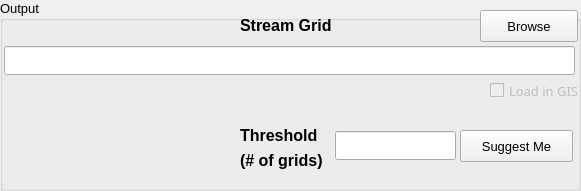
  <widget class="QGroupBox" name="groupBoxInput_2">
   <property name="geometry">
    <rect>
     <x>15</x>
     <y>105</y>
     <width>581</width>
     <height>191</height>
    </rect>
   </property>
   <property name="font">
    <font>
     <family>Arial</family>
     <pointsize>10</pointsize>
    </font>
   </property>
   <property name="title">
    <string>Output</string>
   </property>
   <widget class="QLabel" name="textLabel1_2">
    <property name="geometry">
     <rect>
      <x>240</x>
      <y>10</y>
      <width>101</width>
      <height>31</height>
     </rect>
    </property>
    <property name="font">
     <font>
      <family>Arial</family>
      <pointsize>12</pointsize>
      <weight>75</weight>
      <bold>true</bold>
     </font>
    </property>
    <property name="text">
     <string>Stream Grid</string>
    </property>
   </widget>
   <widget class="QLabel" name="textLabel1_2_2_2">
    <property name="geometry">
     <rect>
      <x>240</x>
      <y>150</y>
      <width>91</width>
      <height>20</height>
     </rect>
    </property>
    <property name="font">
     <font>
      <family>Arial</family>
      <pointsize>12</pointsize>
      <weight>75</weight>
      <italic>false</italic>
      <bold>true</bold>
      <underline>false</underline>
      <strikeout>false</strikeout>
     </font>
    </property>
    <property name="text">
     <string>(# of grids)</string>
    </property>
   </widget>
   <widget class="QLabel" name="textLabel1_2_2">
    <property name="geometry">
     <rect>
      <x>240</x>
      <y>120</y>
      <width>90</width>
      <height>31</height>
     </rect>
    </property>
    <property name="font">
     <font>
      <pointsize>12</pointsize>
      <weight>75</weight>
      <bold>true</bold>
     </font>
    </property>
    <property name="text">
     <string>Threshold</string>
    </property>
   </widget>
   <widget class="QPushButton" name="pushButtonSuggestMe">
    <property name="geometry">
     <rect>
      <x>460</x>
      <y>130</y>
      <width>113</width>
      <height>32</height>
     </rect>
    </property>
    <property name="text">
     <string>Suggest Me</string>
    </property>
   </widget>
   <widget class="QLineEdit" name="lineEditThreshold">
    <property name="geometry">
     <rect>
      <x>335</x>
      <y>131</y>
      <width>121</width>
      <height>29</height>
     </rect>
    </property>
    <property name="font">
     <font>
      <pointsize>14</pointsize>
      <weight>75</weight>
      <bold>true</bold>
     </font>
    </property>
    <property name="alignment">
     <set>Qt::AlignRight|Qt::AlignTrailing|Qt::AlignVCenter</set>
    </property>
   </widget>
   <widget class="QPushButton" name="pushButtonStreamGrids">
    <property name="geometry">
     <rect>
      <x>480</x>
      <y>10</y>
      <width>98</width>
      <height>32</height>
     </rect>
    </property>
    <property name="text">
     <string>Browse</string>
    </property>
    <property name="autoDefault">
     <bool>false</bool>
    </property>
   </widget>
   <widget class="QLineEdit" name="lineEditStreamGrids">
    <property name="geometry">
     <rect>
      <x>4</x>
      <y>46</y>
      <width>571</width>
      <height>29</height>
     </rect>
    </property>
    <property name="font">
     <font>
      <pointsize>14</pointsize>
      <weight>75</weight>
      <bold>true</bold>
     </font>
    </property>
   </widget>
   <widget class="QCheckBox" name="checkBoxStreamGrids">
    <property name="enabled">
     <bool>false</bool>
    </property>
    <property name="geometry">
     <rect>
      <x>490</x>
      <y>80</y>
      <width>91</width>
      <height>21</height>
     </rect>
    </property>
    <property name="font">
     <font>
      <family>Sans Serif</family>
      <pointsize>10</pointsize>
      <weight>50</weight>
      <italic>false</italic>
      <bold>false</bold>
      <underline>false</underline>
      <strikeout>false</strikeout>
     </font>
    </property>
    <property name="text">
     <string>Load in GIS</string>
    </property>
    <property name="checked">
     <bool>false</bool>
    </property>
   </widget>
  </widget>
